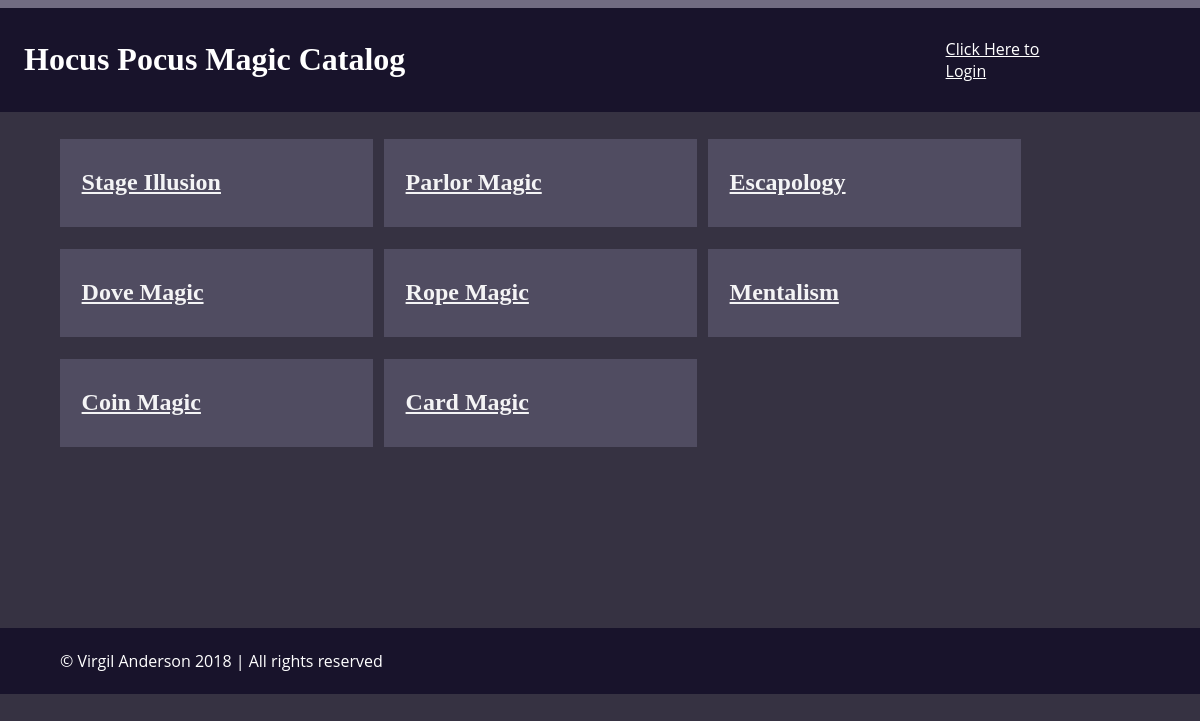
/catalog, run on the app's committed database.
### database_setup.py (models this page shows, shortened)
class magicCategory(Base):
    __tablename__ = 'magicCategory'
    id = Column(Integer, primary_key = True)
    name = Column(String(80), nullable = False)
    user_id = Column(Integer, ForeignKey('user.id'))
    user = relationship(User)

### project.py (the view)
@app.route('/')
@app.route('/catalog')
def showCatalog():
    c = session.query(magicCategory).all()
    t = 'Magic Catalog'
    m = ''
    if not c:
        m = "There are no magic categories..."
    if 'username' not in login_session:
        return render_template('publicCatalog.html', c=c, message=m, t=t)
    else:
        p = login_session['picture']
        return render_template('catalog.html', c=c, message=m, t=t, p=p)

### templates/publicCatalog.html (shortened to what this page needs)
{% extends "main.html" %}
{% block content %}
{% include "header.html" %}
<main>
  <section class='flex-row'>
    {% for c in c%}
    <div class='category'>
      <h2>
        <a href='{{url_for('showCategory', cat_id = c.id)}}'>{{c.name}}</a>
      </h2>
    </div>
    {% endfor %}
  </section>
</main>
{% include "footer.html" %}
{% endblock %}

### static/styles.css (style rules this page uses)
body { font-family: 'Open Sans', sans-serif; font-size: 1em; background-color: #363242; background-image: url(background.jpg); background-position: center; background-repeat: none; background-attachment: fixed; background-size: cover; margin: 0; padding: 0; color: white; }
h1, h2, h3, h4, h5, h6 { font-family: "Times New Roman", Times, serif; color: white; }
a { color: white; }
main { width: 90%; margin: 0; padding: 0 5%; min-height: 500px; }
.flex-row { display: flex; flex-direction: row; align-items: center; flex-wrap: wrap; }
.category { width: 25%; margin: 1% 1% 1% 0; padding: 1% 2%; background-color: #534E64; opacity: .95; }

### data on the page
magicCategory: name "Stage Illusion"
magicCategory: name "Parlor Magic"
magicCategory: name "Escapology"
magicCategory: name "Dove Magic"
magicCategory: name "Rope Magic"
magicCategory: name "Mentalism"
magicCategory: name "Coin Magic"
magicCategory: name "Card Magic"
